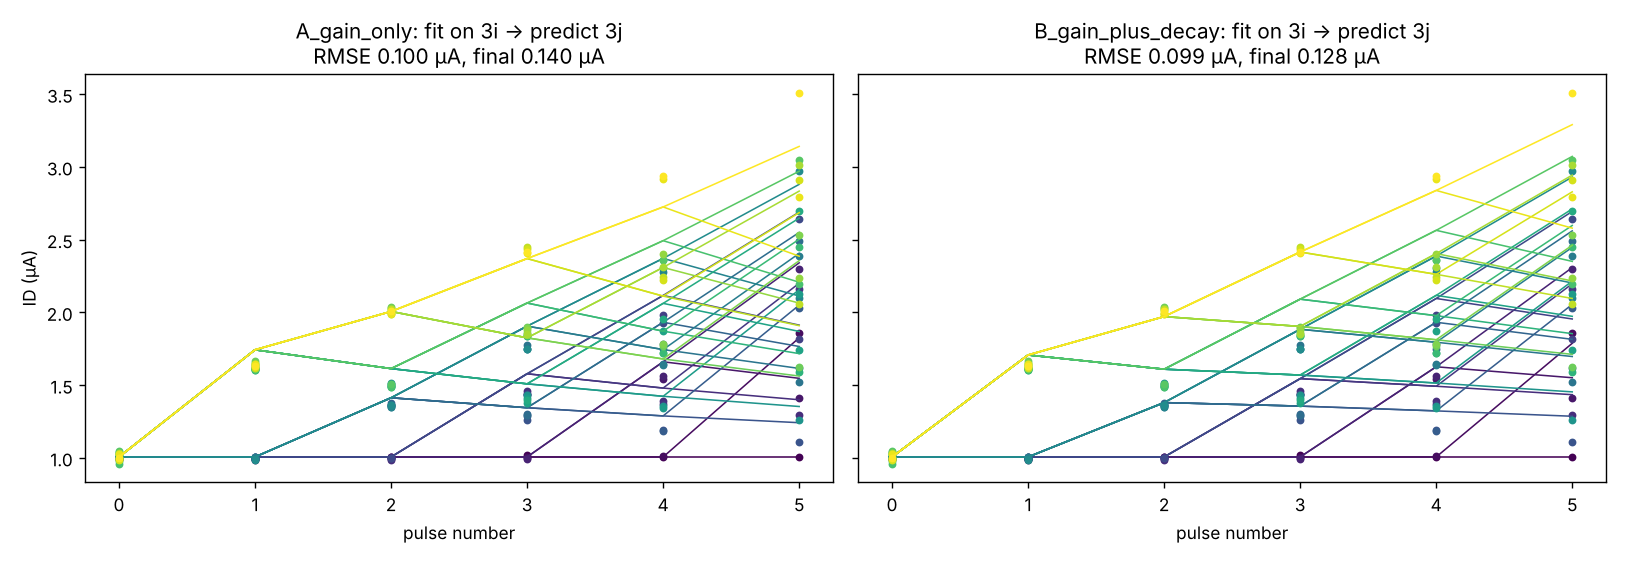

Python code for this plot:
"""
TG가 '점프만' 줄이나(모델 A), '감쇠 속도'도 바꾸나(모델 B)를 Fig.3j로 검증.

- 3i(TG: 5.0→3.0→1.5→0 V)로 TG 규칙을 피팅 → 3j(TG: 1.0→5.0→3.0→2.0→0 V)를 '처음 보는 데이터'로 예측
- 3j의 1.0, 2.0 V는 3i에 없는 전압 → 보간이 맞는지도 같이 검증
- 각 timeframe의 TG 전압은 그 timeframe 펄스 시작부터 다음 펄스까지 유지된다고 가정
  python tg_test_fig3j.py source_data.xlsx
"""
import sys, json, math
import numpy as np, openpyxl
from scipy.optimize import least_squares
from mpbtft import MPBTFT, MPBTFTParams

XLSX = sys.argv[1] if len(sys.argv) > 1 else "source_data.xlsx"
r = list(openpyxl.load_workbook(XLSX, data_only=True, read_only=True)["Fig.3"].iter_rows(values_only=True))
F3I = np.array([[r[i][c] for c in range(36, 52)] for i in range(10, 15)], float).T * 1e6   # (16, 5)
F3J = np.array([[r[i][c] for c in range(36, 68)] for i in range(18, 24)], float).T * 1e6   # (32, 6)
TG3I, TG3J = [5.0, 3.0, 1.5, 0.0], [1.0, 5.0, 3.0, 2.0, 0.0]
p = MPBTFTParams.load("params.json")
INTERVAL = 3e-3

def gain(V, a, b):   return max(a + b * V, 0.0)       # 펄스 효과 배율: V_TG에 대해 직선
def rate(V, c):      return math.exp(c * V)            # 감쇠 속도 배율: c=0이면 TG가 감쇠에 영향 없음

def sim(bits, tgs, a, b, c):
    d = MPBTFT(p); out = [d.read() * 1e6]
    for k, bit in enumerate(bits):
        d.rate_scale = rate(tgs[k], c)                 # 이 timeframe 동안의 TG
        if bit == "1": d.pulse(4.0, gain(tgs[k], a, b))
        d.advance(p.t_read); out.append(d.read() * 1e6)
        d.advance(INTERVAL - p.t_read)
    return out

def predict(data, tgs, x):
    n = len(tgs)
    return np.array([sim(format(i, f"0{n}b"), tgs, *x) for i in range(len(data))])

def stats(pred, data):
    e = pred - data; fin = np.sort(pred[:, -1])
    return {"rmse_uA": float(np.sqrt((e ** 2).mean())), "max_err_uA": float(np.abs(e).max()),
            "final_rmse_uA": float(np.sqrt((e[:, -1] ** 2).mean())),
            "rank_corr_final": float(np.corrcoef(np.argsort(np.argsort(pred[:, -1])), np.argsort(np.argsort(data[:, -1])))[0, 1]),
            "min_gap_final_uA": float(np.diff(fin).min())}

def fit(data, tgs, use_c):
    f = lambda x: (predict(data, tgs, (x[0], x[1], x[2] if use_c else 0.0)) - data).ravel()
    x0 = [1.0, -0.1, 0.0] if use_c else [1.0, -0.1]
    lb = [0, -1, -1][: len(x0)]; ub = [2, 1, 1][: len(x0)]
    x = least_squares(f, x0, bounds=(lb, ub)).x
    return (x[0], x[1], x[2] if use_c else 0.0)

R = {"data_min_gap_final_uA": {"3i": float(np.diff(np.sort(F3I[:, -1])).min()), "3j": float(np.diff(np.sort(F3J[:, -1])).min())}}
# 0) 3g 사전값 그대로 (피팅 없음): 0 V 대비 배율 1 − 0.12×V_TG
x3g = (1.0, -0.12, 0.0)
R["3g_prior_zero_shot"] = {"params": x3g, "3i": stats(predict(F3I, TG3I, x3g), F3I), "3j": stats(predict(F3J, TG3J, x3g), F3J)}
for name, use_c in (("A_gain_only", False), ("B_gain_plus_decay", True)):
    x = fit(F3I, TG3I, use_c)
    R[name] = {"params(a,b,c)": x, "fit_on_3i": stats(predict(F3I, TG3I, x), F3I),
               "zero_shot_3j": stats(predict(F3J, TG3J, x), F3J)}
    xj = fit(F3J, TG3J, use_c)
    R[name]["refit_on_3j"] = {"params(a,b,c)": xj, **stats(predict(F3J, TG3J, xj), F3J)}
json.dump(R, open("tg_test_report.json", "w"), indent=2, ensure_ascii=False)
print(json.dumps(R, indent=2, ensure_ascii=False))

import matplotlib; matplotlib.use("Agg"); import matplotlib.pyplot as plt
fig, ax = plt.subplots(1, 2, figsize=(13, 4.5), sharey=True)
for a_, name in zip(ax, ("A_gain_only", "B_gain_plus_decay")):
    pr = predict(F3J, TG3J, R[name]["params(a,b,c)"])
    for i in range(32):
        c = plt.cm.viridis(i / 31)
        a_.plot(range(6), F3J[i], "o", color=c, ms=3.5); a_.plot(range(6), pr[i], "-", color=c, lw=.9)
    s = R[name]["zero_shot_3j"]
    a_.set(title=f"{name}: fit on 3i → predict 3j\nRMSE {s['rmse_uA']:.3f} μA, final {s['final_rmse_uA']:.3f} μA",
           xlabel="pulse number"); 
ax[0].set_ylabel("ID (μA)"); plt.tight_layout(); plt.savefig("tg_test_fig3j.png", dpi=125)

# ---------------------------------------------------------------------------
# 모델 C: 데이터에서 직접 잰 TG 점프 표(보간) + 감쇠 영향 없음
#   (점프 = 같은 시점에서 '펄스 있음 − 펄스 없음', 3h/3i/3j 합쳐서 V_TG별 평균 ÷ 0 V 점프)
#   → 이 표는 mpbtft.py의 MPBTFTParams.tg_table 기본값 (tg_measure.py로 재측정 가능)
TG_TABLE = p.tg_table
def sim_table(bits, tgs):
    d = MPBTFT(p); out = [d.read() * 1e6]
    for k, bit in enumerate(bits):
        if bit == "1": d.pulse(4.0, vtg=tgs[k])
        d.advance(p.t_read); out.append(d.read() * 1e6)
        d.advance(INTERVAL - p.t_read)
    return out
for nm, D, tg in (("3i", F3I, TG3I), ("3j", F3J, TG3J)):
    n = len(tg); pr = np.array([sim_table(format(i, f"0{n}b"), tg) for i in range(len(D))])
    R.setdefault("C_measured_table", {"table": {str(k): v for k, v in TG_TABLE.items()}})[nm] = stats(pr, D)
json.dump(R, open("tg_test_report.json", "w"), indent=2, ensure_ascii=False)
print(json.dumps(R["C_measured_table"], indent=2, ensure_ascii=False))
